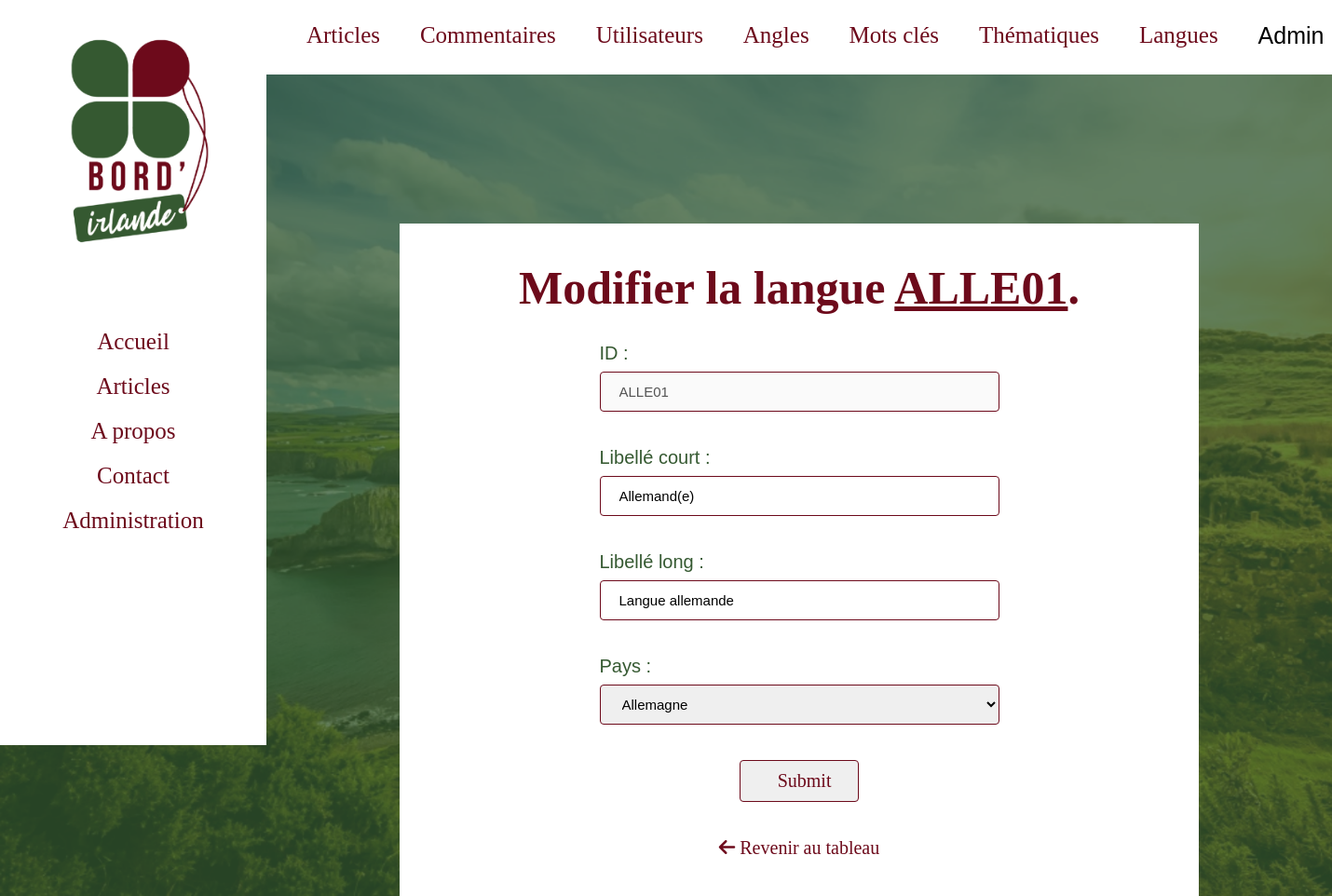
The page /langues/update.php?id=ALLE01 (signed in) on the database its author committed.
### tables this page shows
CREATE TABLE IF NOT EXISTS `langue` (
  `NumLang` char(8) NOT NULL,
  `Lib1Lang` char(25) DEFAULT NULL,
  `Lib2Lang` char(45) DEFAULT NULL,
  `NumPays` char(4) DEFAULT NULL,
  PRIMARY KEY (`NumLang`),
  KEY `LANGUE_FK` (`NumLang`)
);

### langues/update.php (the view, shortened to what this page needs)
<?php
    include '../assets/php/connect_PDO.php';
?>
<!DOCTYPE html>
<html>
    <head>
		<link rel="stylesheet" href="../assets/css/style.css" />
    </head>
    <body>
        <?php
            if(isset($_GET['id']) && !empty($_GET['id'])) {
                $req = $bdd->prepare('SELECT * FROM langue WHERE NumLang = :id');
                $req->execute(array(
                    'id' => $_GET['id']
                ));
                $donnees = $req->fetch();
                if(!empty($donnees)) {
                    ?>
                        <?php include '../assets/php/menuInAdminShow.php'; ?>
                    <div class="thematiques">
                                        <?php include '../assets/php/menuAdmin.php'; ?>
                        <div class="Update">
                                                <h1>Modifier la langue <span><?php echo $_GET['id']; ?></span>.</h1>
                            <div class="UpdateContent">
                                                <form action="update.php?id=<?php echo $_GET['id']; ?>" method="POST">
                                                    <div class="Margin">
                                                        <label for="num_lang">ID :</label>
                                                        <input type="text" id="num_lang" name="num_lang" placeholder="Identifiant de la langue" size="6" minlength="6" value="<?php echo $donnees['NumLang']; ?>" required disabled><br>
                                                    </div>
                                                    <div class="Margin">
                                                        <label for="lib_court">Libellé court :</label>
                                                        <input type="text" id="lib_court" name="lib_court" placeholder="Entrer le nom de la langue" size="25" maxlength="25" autofocus="autofocus" value="<?php echo $donnees['Lib1Lang']; ?>" required><br>
                                                    </div>
                                                    <div class="Margin">
                                                        <label for="lib_long">Libellé long :</label>
                                                        <input type="text" id="lib_long" name="lib_long" placeholder="Entrer le nom de la langue" size="45" maxlength="45" value="<?php echo $donnees['Lib2Lang']; ?>" required><br>
                                                    </div>
                                                    <div class="Margin">
                                                        <label for="pays">Pays :</label>
                                                        <select name="pays" id="pays" required>
                                                            <?php
                                                                $req = $bdd->query('SELECT * FROM pays ORDER BY numPays');
                                                                while($donnees = $req->fetch()) {
                                                            ?>
                                                                    <option value="<?php echo $donnees['numPays']; ?>" <?php echo $donnees['numPays'] == str_split($_GET['id'], 4)[0] ? "selected" : ""; ?>><?php echo $donnees['frPays']; ?></option>
                                                            <?php
                                                                }
                                                            ?>
                                                        </select><br>
                                                    </div>
                                                    <div class="validerInput">
                                                        <input type="submit">
                                                    </div>
                                                </form>
                                            <div class="Margin validerInput">
                                                <a href="index.php" class="back"><i class="fas fa-arrow-left"></i> Revenir au tableau</a>
                                            </div>
                                            <?php
                                        } else {
                                            $_SESSION['answer'] = "<span>Cette langue est introuvable !</span>";
                                            header('Location: index.php');
                                        }
                                    } else {
                                        $_SESSION['answer'] = "<span>Cette langue est introuvable !</span>";
                                        header('Location: index.php');
                                    }
                                ?>
                            </div>
                        </div>
                    </div>
    </body>
</html>

### assets/css/style.css (style rules this page uses)
body { display: flex; margin: 0px; background-image: url("../images/image_2.png"); background-repeat: no-repeat; background-attachment: fixed; background-color: #345831; background-size: cover; width: 100vw; height: 100vh; }
.thematiques { display: flex; flex-direction: column; margin-left: 20vw; }
.thematiques h1 { font-family: 'Bebas Neue', cursive; color: #6D0A1B; text-align: center; font-size: 50px; padding-top: 10vh; margin: 0px; margin-top: 5vh; }
.Update { background-color: white; width: 60vw; height: auto; margin-top: 20vh; margin-left: 10vw; font-size: 20px; margin-bottom: 10vh; }
.Update h1 { padding-top: 0; }
.UpdateContent { color: #355931; width: 30vw; margin: 0px auto; font-family: Helvetica, sans-serif; margin-bottom: 5vh; }
.Margin { margin-top: 30px; }
.thematiques a { text-decoration: none; font-family: 'Bebas Neue', cursive; color: #355931; }
input { width: 100%; padding: 12px 20px; margin: 8px 0; box-sizing: border-box; border: 1px solid #6D0A1B; border-radius: 4px; font-size: 15px; font-family: 'Helvetica', sans-serif; font-weight: 400; }
input[type=submit], input[type=reset] { font-size: 20px; font-family: 'Bebas Neue', cursive; font-weight: 400; color: #6D0A1B; padding: 10px 40px; transition: 0.3s ease; margin-top: 30px; width: 30%; }
label { font-size: 20px; font-family: 'Helvetica', sans-serif; font-weight: 400; color: #355931; }
.validerInput { text-align: center; }
select { width: 100%; padding: 11px 19px; border-radius: 4px; margin: 8px 0; box-sizing: border-box; border: 1px solid #6D0A1B; font-size: 15px; font-family: 'Helvetica', sans-serif; font-weight: 400; }
.Update h1 span { text-decoration: underline; }
.thematiques a { color: #6D0A1B; }

### rows shown on the page
langue: num_lang "ALLE01", lib_court "Allemand(e)", lib_long "Langue allemande"

### other values the page prints
$_SESSION['login'] "Admin"
$_GET['id'] "ALLE01"
form field pays "Allemagne"
